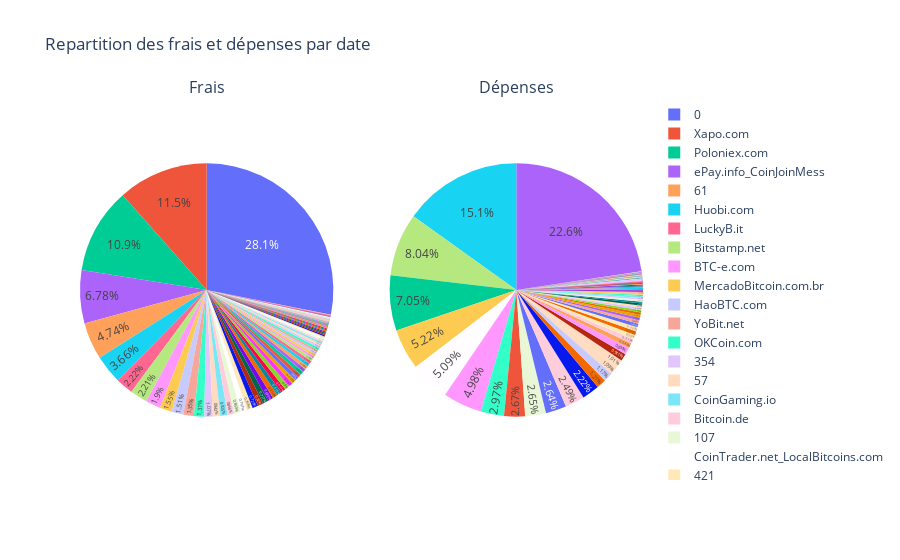

The notebook cell saved with this chart:
### Markdown cell above
##### Analyse des répartitions des acteurs sur le réseau

### Code cell
df = block_chain_by_actor_df.groupby(by='identity').sum()

def plot_rep(pivot_df: pd.DataFrame, colonne:str):
    fig = px.pie(pivot_df,values=colonne,names=pivot_df.index)
    fig.update_traces(textposition='inside')
    fig.update_layout(title_text=f'{colonne} repartition.')
    fig.show()

#plot_rep(pivot_df, 'received')
cols = 2
rows = 1
fig = make_subplots(rows=rows, cols=cols,specs=rows*[  cols*[{'type': 'domain'}] ],subplot_titles=['Frais', 'Dépenses'])

# Ajouter le diagramme camembert pour la colonne 'sum_fee'
fig.add_trace(go.Pie(labels=df.index, values=df['sum_fee'], name= 'Frais'), row=1, col=1)

# Ajouter le diagramme camembert pour la colonne 'spent'
fig.add_trace(go.Pie(labels=df.index, values=df['spent'], name='Dépenses'), row=1, col=2)

# Mettre à jour les options de layout
fig.update_traces(textposition='inside')
fig.update_layout(title_text='Repartition des frais et dépenses par date')
fig.show()
